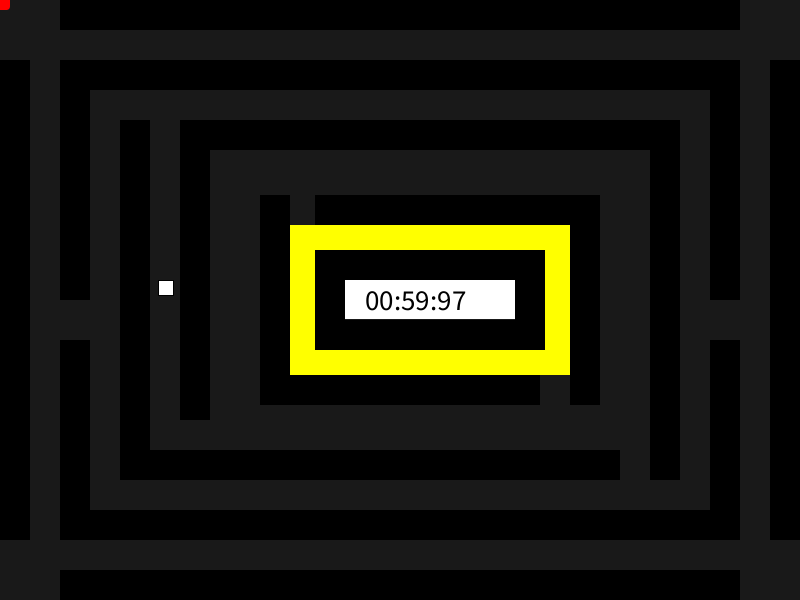
Frame 1 (no input)
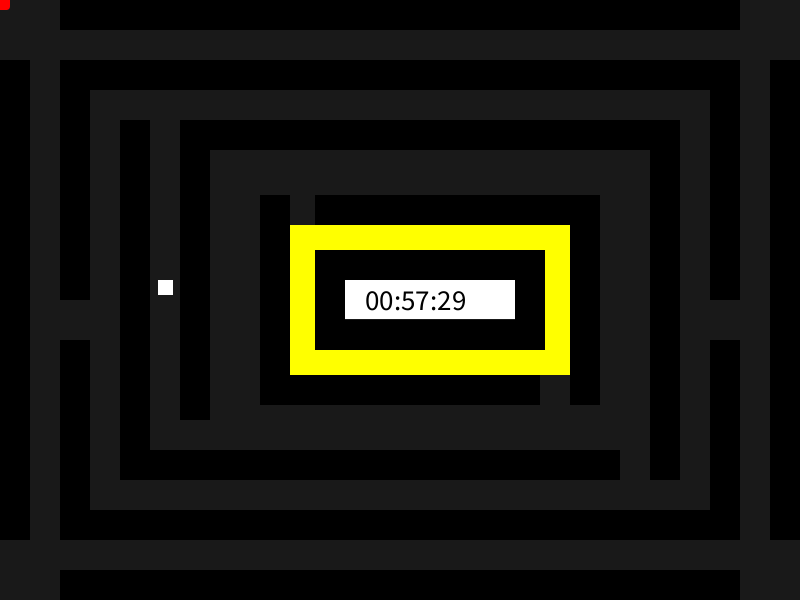
Frame 60 (the mouse pressed at the canvas centre just before this capture)
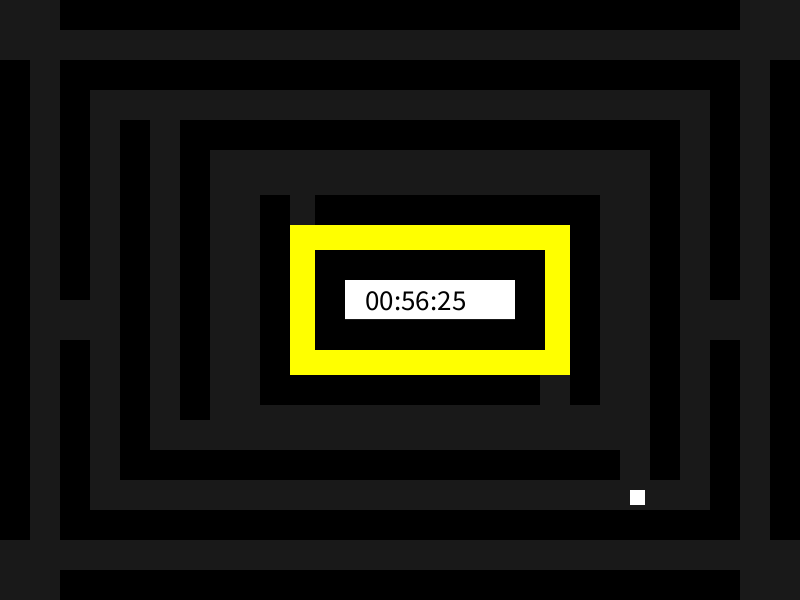
Frame 120 (the mouse held since frame 60 and released just before this capture)

The Processing sketch that drew these frames (run headless with seeded random() and noise(); from frame 60 on, the mouse is pressed at the canvas centre):

// Processing sketch: processing_182542
// ── processing_182542.pde

// VARIABLES //
Walls[] paredes = new Walls[27]; //Muros del laberinto
Button[] botones = new Button[4]; //Botones para volver
Time tiempo; //Variable para el tiempo
boolean gameOver = false; //Trigger game over
boolean gameWinner = false; //Trigger game Winner
int squareX = 158; //Posición X del cuadrado
int squareY = 280; //Posicion Y del cuadrado
int squareP; //Posición del cuadrado
int squareT = millis()+3000; //Tiempo para cambiar de posición

void setup(){
  size(800,600); //Establecemos el tamaño de la ventana
  
  // Llamamos a la classe del botón para luego dibujarlos //
  botones[0] = new Button();
  botones[1] = new Button(2,548,50,50,255,"Volver");
  botones[2] = new Button(748,548,50,50,255,"Volver");
  botones[3] = new Button(748,2,50,50,255,"Volver");
  
  // Llamamos la clase del tiempo, inicio en millis();, tiempo en regresivo (60s), posición, medida y texto
  tiempo = new Time(millis(), 60000, (width/2)-(35),(height/2)+(10), 29, 0);
 
  // Creamos las paredes en el array 
  paredes[0] = new Walls(290, 225, 25, 125, color(255,255,0), true);
  paredes[1] = new Walls(315, 225, 255, 25, color(255,255,0), true);
  paredes[2] = new Walls(545, 250, 25, 125, color(255,255,0), true);
  paredes[3] = new Walls(290, 350, 255, 25, color(255,255,0), true);
  
  paredes[4] = new Walls(315, 250, 200, 30, color(0), false);
  paredes[5] = new Walls(315, 280, 30, 70, color(0), false);
  paredes[6] = new Walls(345, 320, 200, 30, color(0), false);
  paredes[7] = new Walls(515, 250, 30, 70, color(0), false);
  
  paredes[8] = new Walls(260,195,30, 210, color(0), false);
  paredes[9] = new Walls(315,195,255, 30, color(0), false);
  paredes[10] = new Walls(570,195,30, 210, color(0), false);
  paredes[11] = new Walls(290,375,250, 30, color(0), false);
  
  paredes[12] = new Walls(0,60,30, 480, color(0), false);
  paredes[13] = new Walls(60,0,680, 30, color(0), false);
  paredes[14] = new Walls(770,60,30, 480, color(0), false);
  paredes[15] = new Walls(60,570,680, 30, color(0), false);
  
  paredes[16] = new Walls(60,60,30, 240, color(0), false);
  paredes[17] = new Walls(60,340,30, 200, color(0), false);
  
  paredes[18] = new Walls(710,60,30, 240, color(0), false);
  paredes[19] = new Walls(710,340,30, 200, color(0), false);
  
  paredes[20] = new Walls(90,60,620, 30, color(0), false);
  paredes[21] = new Walls(90,510,620, 30, color(0), false);
  
  paredes[22] = new Walls(650,120,30, 360, color(0), false);
  paredes[23] = new Walls(120,120,30, 360, color(0), false);
  
  paredes[24] = new Walls(180,120,470, 30, color(0), false);
  
  paredes[25] = new Walls(180,140,30, 280, color(0), false);
  paredes[26] = new Walls(150,450,470, 30, color(0), false);
  
  // FIN  del setup
  
}

void draw(){
    
  if(gameOver){
    gameOverF();  //Si el trigger gameover es true, mostramos pantalla GameOver;
  }else if(gameWinner){
    gameWinnerF(); //Si el trigger gamewinner es true, mostramos la pantalla GameWinner
  }else{
    
    //Si ambos booleanos están en falso, dibujamos el laberinto.
    background(25);
    
    // Calculamos el tiempo que queda para cambiar de posición //
    if(squareT < millis()){
       squareP = (int)random(1,5); // si se acabó el tiempo, creamos una nueva posición
       squareT = squareT + 3000;  //Añadimos 3s mas al squareT
    }
    
    //Calculamos la X e Y nuevos dependiendo de squareP;
     switch(squareP){
      
        case 1: 
           squareX = 100;
           squareY = 260;
           break;
           
        case 2: 
           squareX = 690;
           squareY = 100;
           break;
        
        case 3:
            squareX = 630;
            squareY = 490;
            break;
        
        case 4:
            squareX = 410;
            squareY = 100;
            break;
       
     }
    
      // Calculamos la posición del Mouse para saber si está encima del cuadrado
      if((mouseX+10) > squareX && (mouseX+10) < squareX+15 && (mouseY+10) > squareY && (mouseY+10) < squareY+15  ||
         (mouseX+10) > squareX && (mouseX+10) < squareX+15 && (mouseY-10) > squareY && (mouseY-10) < squareY+15  ||
         (mouseX-10) > squareX && (mouseX-10) < squareX+15 && (mouseY-10) > squareY && (mouseY-10) < squareY+15  ||
         (mouseX-10) > squareX && (mouseX-10) < squareX+15 && (mouseY+10) > squareY && (mouseY+10) < squareY+15  
      ){
        
        // Si se encuentra encima del cuadrado, reniciamos el contador.
        tiempo.setTime(millis());
        
      }
      
    // Dibujamos el cuadrado 
    fill(255);
    rect(squareX, squareY, 15,15);
    
    // Dibujamos el cursor
    fill(255,0,0);
    noStroke();
    rect(mouseX-10, mouseY-10, 20, 20,4);
    
    // Dibujamos el fondo del contador y mostramos el texto del tiempo.
    fill(255);
    rect(335,269,200,50);
    tiempo.calcule();
    
   
    // Recorremos el blucle de las paredes y las dibujamos.
    for(int i = 0; i < paredes.length; i++){
    paredes[i].show();
    }
    
   
  }
      
}
class Button{
  
    int posX, posY, sizeX, sizeY;
    color fll;
    String texte;
  
    Button(){
      posX = 2;
      posY = 2;
      sizeX = 50;
      sizeY = 50;
      fll = color(255);
      texte = "Volver"; 
    }
    
    Button(int px, int py, int sx, int sy, color fl, String tx){
      posX = px;
      posY = py;
      sizeX = sx;
      sizeY = sy;
      fll = color(fl);
      texte = tx; 
    }
    
    // Función para mostrar los botones
    void show(){
      
     fill(fll);
     rect(posX, posY, sizeX, sizeY, 3);
     fill(0);
     textSize(11);
     text(texte,posX+9,posY+30);
     this.clicker(); 
      
    }
 
   // Función para detectar el Click
   void clicker(){
  
     if(mousePressed){
      
        if(mouseX > posX && mouseX < posX+sizeX && mouseY > posY && mouseY < posY+sizeY){
           //Si se clicla, ponemos los boleanos en falso y reniciamos el tiempo (Empieza la partida de nuevo) 
           gameOver = false;
           gameWinner = false;
           tiempo.setTime(millis());
        }
     }
       
   }   
}
class Time{
  
  int start, regresive, posX, posY, size, fll;
  int countM, countS, countMS;
  String countMs, countSs, countMSs;

   Time(){
       start = millis();
       regresive = 60000;
       posX = 50;
       posY = 50;
       size = 29;
       fll = 0;
   }
   
   Time(int st, int rg, int px, int py, int sz, color fl){
    
       start = st;
       regresive = rg;
       posX = px;
       posY = py;
       size = sz;
       fll = fl;
     
   }
   
   //Función para devolver los segundos que quedan (Para detectar si quedan menos de 30 segundos al pisar la casilla amarilla)
   int getTime(){
       int timer = ((regresive-(millis()-start))/1000);
       return timer; 
    }
   
   // Función para calcular el tiempo
   void calcule(){
    
      countS = floor(((regresive-(millis()-start))/1000)%60);
      countSs = countS <= 9 ? "0"+ str(countS) : str(countS);  //Calculamos en INT y con un String añadimos un "0" a los valores inferiores a 9
      countM = floor(((regresive-(millis()-start))/1000)/60);
      countMs = countM <= 9 ? "0"+ str(countM) : str(countM);  //Calculamos en INT y con un String añadimos un "0" a los valores inferiores a 9
      countMS = floor(((regresive-(millis()-start))/10)%100);
   
      countMSs = countMS <= 9 ? "0"+ str(countMS) : str(countMS); //Calculamos en INT y con un String añadimos un "0" a los valores inferiores a 9
     
      //Ejecutamos la función para mostrar
      this.show(); 
    
    //Detectamos si el tiempo se acabó para hacer "GameOver"
    if((regresive-(millis()-start)) <= 0){ gameOver = true; }
     
   }
 
   // Función para mostrar el contador
   void show(){
 
     textSize(size);
     fill(fll);
     text(countMs+":"+countSs+":"+countMSs,posX, posY);
 
     
   }
   
   // Función para cambiar el valor del tiempo.
   void setTime(int tm){
      start = tm; 
   }
  
}
class Walls{
  
   int posX, posY, sizeX, sizeY;
   color fil;
   int maxX, maxY;
   boolean bad;
   
    Walls(){
     
       posX = 0;
       posY = 0;
       sizeX = 0;
       sizeY = 0;
       fil = 0;
       bad = false;
     
    }
   
    Walls(int px, int py, int sx, int sy, color fl, boolean bd){
     
     posX = px;
     posY = py;
     sizeX = sx;
     sizeY = sy;
     fil = fl;
     bad = bd;
     
    } 
    
    // Función para mostrar las paredes
    void show(){
     
     fill(fil);
     rect(posX, posY, sizeX, sizeY);
     this.cursor(); //Ejecutamos el void para detectar la posición del mouse en las paredes
     
    }

    void cursor(){
     
      if((mouseX+10) > posX && (mouseX+10) < posX+sizeX && (mouseY+10) > posY && (mouseY+10) < posY+sizeY  ||
         (mouseX+10) > posX && (mouseX+10) < posX+sizeX && (mouseY-10) > posY && (mouseY-10) < posY+sizeY  ||
         (mouseX-10) > posX && (mouseX-10) < posX+sizeX && (mouseY-10) > posY && (mouseY-10) < posY+sizeY  ||
         (mouseX-10) > posX && (mouseX-10) < posX+sizeX && (mouseY+10) > posY && (mouseY+10) < posY+sizeY  
      ){
        
        //En el caso de haber pisado una pared...
        
        if(!bad){
        gameOver = true; //Si la pared era mala (Negra, bad = true) Game over
        }else{
            //En el caso contrario, bad = false...
            if(tiempo.getTime() >= 30){
            gameWinner = true; //Si quedaban mas de 30 segundos, GameWinner.
            }else{
            gameOver = true; //Del caso contrario, GameOver.
            }
            
        }
      }
      
    }
  
  
  
  
  
}
//Función para mostrar la pantalla de Game OVER
void gameOverF(){
    background(0);
    
    for(int i = 0; i < botones.length; i++){
       botones[i].show(); 
    }
    
    fill(255);
    textSize(72);
    text("GAME", 300, 290);
    text("OVER", 315, 360);
}
//Función para mostrar Game Winner
void gameWinnerF(){
  background(0);
  
  for(int i = 0; i < botones.length; i++){
       botones[i].show(); 
    }
    
    fill(255);
    textSize(56);
    text("¡Enhorabuena!", 230, 290);
    text("Has ganado", 275, 350);
  

    
}
